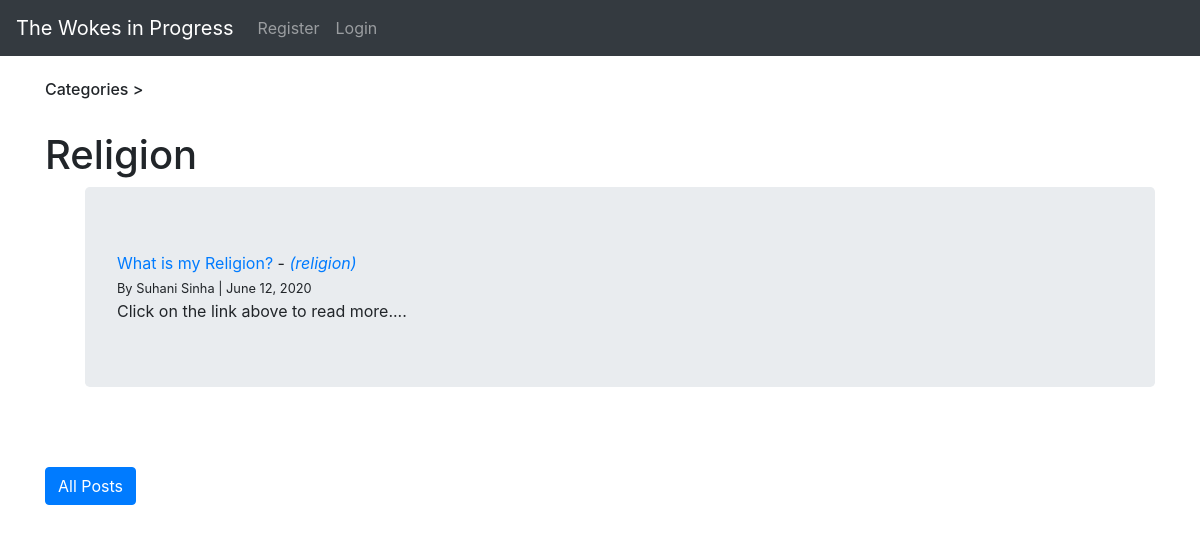
The page /category/religion/ on the database its author committed.
### blog/models.py (models this page shows, shortened)
class Post(models.Model):
    title = models.CharField(max_length=255)
    author = models.ForeignKey(User, on_delete=models.CASCADE)
    body = RichTextField(blank=True, null=True)
    article_snippet = models.CharField(max_length=255)
    post_date = models.DateField(auto_now_add=True)
    category = models.CharField(max_length=255, default='uncategorized')
    likes = models.ManyToManyField(User, related_name='blog_posts_likes')

### blog/views.py (the view)
# urls.py: path('category/<str:cat>/', CategoryView, name='category'),
def CategoryView(request, cat):
    cat_list = Post.objects.filter(category=cat.replace('-', ' '))
    return render(request, 'category.html', {'cat': cat.title().replace('-', ' '), 'cat_list': cat_list})

### blog/templates/category.html
{% extends 'base.html'  %}
{% block content %}
<h6>Categories ></h6><br>
<h1>{{ cat }}</h1>
{% if cat_list %}
    <ul style="list-style-type: none;">
    {% for post in cat_list %}
        <div class="jumbotron">
            <li><a href="{% url 'full-article' post.pk %}">{{post.title}}</a> -
            <i><a href="{% url 'category' post.category|slugify %}">({{ post.category }})</a></i><br>
            <small>By {{post.author.first_name}} {{post.author.last_name}} | {{ post.post_date}}</small><br>
            {{post.article_snippet}}...</li>
        </div>
    {% endfor %}
    </ul>
{% else %}
    <br>
    <p>No articles yet :(</p>
{% endif %}
<br>
<br>
<a href="{% url 'home' %}" class="btn btn-primary">All Posts</a>
{% endblock %}

### rows shown on the page
Post: category "Religion", title "What is my Religion?", category "religion", author.first_name "Suhani", author.last_name "Sinha", post_date "June 12, 2020", article_snippet "Click on the link above to read more."
